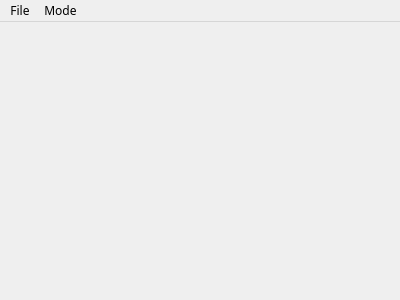
<?xml version="1.0" encoding="UTF-8"?>
<ui version="4.0">
 <class>MainWindow</class>
 <widget class="QMainWindow" name="MainWindow">
  <property name="enabled">
   <bool>true</bool>
  </property>
  <property name="geometry">
   <rect>
    <x>0</x>
    <y>0</y>
    <width>400</width>
    <height>300</height>
   </rect>
  </property>
  <property name="sizePolicy">
   <sizepolicy hsizetype="Preferred" vsizetype="Preferred">
    <horstretch>0</horstretch>
    <verstretch>0</verstretch>
   </sizepolicy>
  </property>
  <property name="minimumSize">
   <size>
    <width>0</width>
    <height>0</height>
   </size>
  </property>
  <property name="maximumSize">
   <size>
    <width>1920</width>
    <height>1080</height>
   </size>
  </property>
  <property name="font">
   <font>
    <family>나눔고딕</family>
   </font>
  </property>
  <property name="mouseTracking">
   <bool>false</bool>
  </property>
  <property name="windowTitle">
   <string>JS-06</string>
  </property>
  <widget class="QWidget" name="centralwidget">
   <property name="maximumSize">
    <size>
     <width>1920</width>
     <height>1080</height>
    </size>
   </property>
   <property name="mouseTracking">
    <bool>false</bool>
   </property>
   <layout class="QGridLayout" name="gridLayout">
    <property name="leftMargin">
     <number>0</number>
    </property>
    <property name="topMargin">
     <number>0</number>
    </property>
    <property name="rightMargin">
     <number>0</number>
    </property>
    <property name="bottomMargin">
     <number>0</number>
    </property>
    <property name="spacing">
     <number>0</number>
    </property>
   </layout>
  </widget>
  <widget class="QMenuBar" name="menubar">
   <property name="geometry">
    <rect>
     <x>0</x>
     <y>0</y>
     <width>400</width>
     <height>21</height>
    </rect>
   </property>
   <property name="autoFillBackground">
    <bool>false</bool>
   </property>
   <property name="nativeMenuBar">
    <bool>false</bool>
   </property>
   <widget class="QMenu" name="menuSource">
    <property name="title">
     <string>File</string>
    </property>
    <addaction name="actionCamera_1"/>
    <addaction name="actionCamera_2"/>
    <addaction name="actionCamera_3"/>
    <addaction name="actionExit"/>
   </widget>
   <widget class="QMenu" name="menuMode">
    <property name="title">
     <string>Mode</string>
    </property>
    <addaction name="actionEdit_target"/>
    <addaction name="separator"/>
    <addaction name="actionInference"/>
   </widget>
   <addaction name="menuSource"/>
   <addaction name="menuMode"/>
  </widget>
  <action name="actionImage_File">
   <property name="text">
    <string>Image File</string>
   </property>
   <property name="statusTip">
    <string>Open an image file</string>
   </property>
  </action>
  <action name="actionCamera_1">
   <property name="checkable">
    <bool>true</bool>
   </property>
   <property name="text">
    <string>XNO-8080R</string>
   </property>
   <property name="statusTip">
    <string>Get video from webcam</string>
   </property>
   <property name="shortcut">
    <string>1</string>
   </property>
  </action>
  <action name="actionCamera_2">
   <property name="checkable">
    <bool>true</bool>
   </property>
   <property name="text">
    <string>PNM-9030V</string>
   </property>
   <property name="statusTip">
    <string>Get video from Hanwha PNM-9030V</string>
   </property>
   <property name="shortcut">
    <string>2</string>
   </property>
  </action>
  <action name="actionExit">
   <property name="text">
    <string>Exit</string>
   </property>
   <property name="statusTip">
    <string>Exit JS-06</string>
   </property>
   <property name="shortcut">
    <string>Ctrl+W</string>
   </property>
  </action>
  <action name="actionON">
   <property name="checkable">
    <bool>true</bool>
   </property>
   <property name="text">
    <string>ON</string>
   </property>
  </action>
  <action name="actionOFF">
   <property name="text">
    <string>OFF</string>
   </property>
  </action>
  <action name="actionTarget_ON">
   <property name="text">
    <string>Target_ON</string>
   </property>
  </action>
  <action name="actionTarget_OFF">
   <property name="text">
    <string>Target_OFF</string>
   </property>
  </action>
  <action name="actionPolar_Plot">
   <property name="text">
    <string>Polar Plot</string>
   </property>
   <property name="statusTip">
    <string>Print Polar Plot</string>
   </property>
   <property name="shortcut">
    <string>P</string>
   </property>
  </action>
  <action name="actionsd">
   <property name="text">
    <string>sd</string>
   </property>
  </action>
  <action name="actionkm">
   <property name="checkable">
    <bool>true</bool>
   </property>
   <property name="enabled">
    <bool>true</bool>
   </property>
   <property name="text">
    <string>km</string>
   </property>
  </action>
  <action name="actionmi">
   <property name="checkable">
    <bool>true</bool>
   </property>
   <property name="enabled">
    <bool>true</bool>
   </property>
   <property name="text">
    <string>mi</string>
   </property>
  </action>
  <action name="actionInference">
   <property name="checkable">
    <bool>true</bool>
   </property>
   <property name="checked">
    <bool>true</bool>
   </property>
   <property name="text">
    <string>Inference</string>
   </property>
   <property name="shortcut">
    <string>I</string>
   </property>
  </action>
  <action name="actionEdit_target">
   <property name="checkable">
    <bool>true</bool>
   </property>
   <property name="text">
    <string>Edit_target</string>
   </property>
  </action>
  <action name="actionCamera_3">
   <property name="checkable">
    <bool>true</bool>
   </property>
   <property name="text">
    <string>Camera 3</string>
   </property>
   <property name="toolTip">
    <string>Camera 3</string>
   </property>
  </action>
 </widget>
 <resources/>
 <connections>
  <connection>
   <sender>actionExit</sender>
   <signal>triggered()</signal>
   <receiver>MainWindow</receiver>
   <slot>close()</slot>
   <hints>
    <hint type="sourcelabel">
     <x>-1</x>
     <y>-1</y>
    </hint>
    <hint type="destinationlabel">
     <x>187</x>
     <y>228</y>
    </hint>
   </hints>
  </connection>
 </connections>
</ui>
